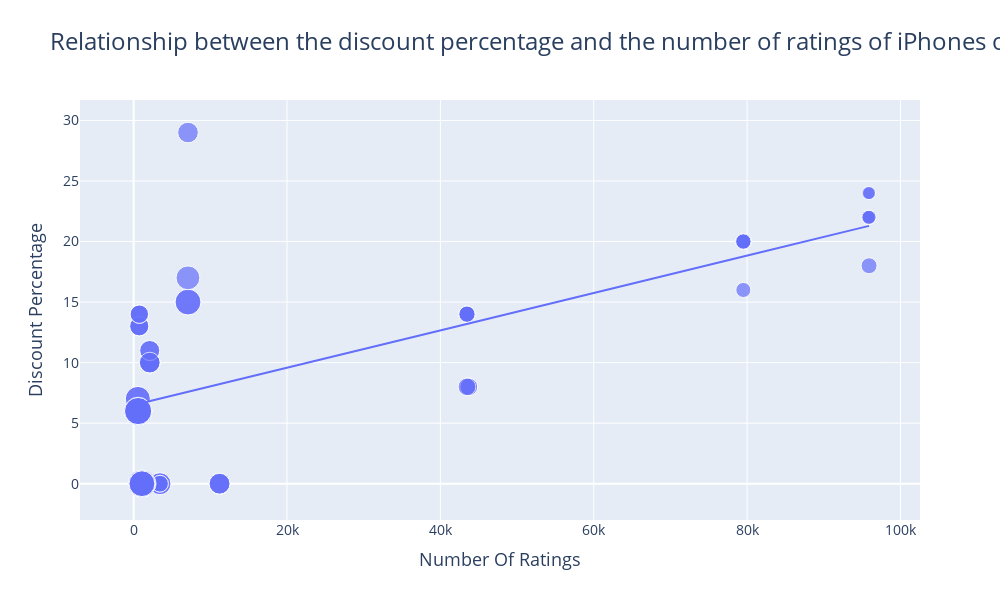

Write notebook code for a chart like this one.
### Markdown cell above
#  relationship between the discount percentage and the number of ratings of iPhones on Flipkart

### Code cell
import plotly.express as px

# Create a scatter plot
figure = px.scatter(
    data_frame=data1,  # Correct parameter name
    x="Number Of Ratings",
    y="Discount Percentage",
    size= "Sale Price",
    title="Relationship between the discount percentage and the number of ratings of iPhones on Flipkart",
    trendline="ols"
)
# Update layout to make the plot larger
figure.update_layout(
    width=1000,  # Width of the plot
    height=600,  # Height of the plot
    title_font_size=24,  # Optional: Increase font size of the title
    xaxis_title_font_size=18,  # Optional: Increase font size of x-axis title
    yaxis_title_font_size=18,  # Optional: Increase font size of y-axis title
    xaxis_tickfont_size=14,  # Optional: Increase font size of x-axis ticks
    yaxis_tickfont_size=14,  # Optional: Increase font size of y-axis ticks
)

# Display the plot
figure.show()

### Figure 1 — Plotly figure (JSON) as saved in the notebook; plotly's stock layout.template omitted (floating-point values rounded to 4 significant figures)
{"data": [{"hovertemplate": "Number Of Ratings=%{x}<br>Discount Percentage=%{y}<br>Sale Price=%{marker.size}<extra></extra>", "legendgroup": "", "marker": {"color": "#636efa", "size": [49900, 84900, 84900, 77000, 77000, 49900, 49900, 77000, 89900, 41999, 39999, 41999, 41999, 41999, 131900, 117100, 131900, 117100, 74999, 117900, 117100, 117900, 99900, 44999, 140900, 130900, 64900, 120900, 59900, 75900, 110900, 130900, 120900, 64900, 64900, 75900, 75900, 120900, 59900, 120900, 75900, 140900, 70900, 70900, 75900, 59900, 110900, 120900, 130900, 130900, 54999, 54999, 29999, 34999, 34999, 34999, 54999, 29999, 46999, 46999, 46999, 46999], "sizemode": "area", "sizeref": 352.2, "symbol": "circle"}, "mode": "markers", "name": "", "orientation": "v", "showlegend": false, "type": "scatter", "x": [3431, 3431, 3431, 11202, 11202, 3431, 3431, 11202, 1454, 79512, 79512, 79582, 79512, 79512, 1078, 1078, 1078, 1078, 7088, 7088, 1078, 7088, 7081, 95909, 542, 580, 740, 545, 740, 2101, 545, 580, 580, 730, 730, 2101, 2101, 580, 740, 580, 2092, 545, 2101, 2092, 2101, 740, 545, 580, 580, 580, 43707, 43707, 95807, 95909, 95807, 95909, 43470, 95909, 43470, 43470, 43470, 43470], "xaxis": "x", "y": [0, 0, 0, 0, 0, 0, 0, 0, 0, 20, 16, 20, 20, 20, 0, 0, 0, 0, 29, 15, 0, 15, 17, 18, 6, 6, 13, 6, 14, 10, 7, 6, 6, 13, 13, 10, 10, 6, 14, 6, 10, 6, 11, 11, 10, 14, 7, 6, 6, 6, 8, 8, 24, 22, 22, 22, 8, 24, 14, 14, 14, 14], "yaxis": "y"}, {"hovertemplate": "<b>OLS trendline</b><br>Discount Percentage = 0.000154292 * Number Of Ratings + 6.49233<br>R<sup>2</sup>=0.468988<br><br>Number Of Ratings=%{x}<br>Discount Percentage=%{y} <b>(trend)</b><extra></extra>", "legendgroup": "", "marker": {"color": "#636efa", "symbol": "circle"}, "mode": "lines", "name": "", "showlegend": false, "type": "scatter", "x": [542, 545, 545, 545, 545, 580, 580, 580, 580, 580, 580, 580, 580, 730, 730, 740, 740, 740, 740, 1078, 1078, 1078, 1078, 1078, 1454, 2092, 2092, 2101, 2101, 2101, 2101, 2101, 3431, 3431, 3431, 3431, 3431, 7081, 7088, 7088, 7088, 11202, 11202, 11202, 43470, 43470, 43470, 43470, 43470, 43707, 43707, 79512, 79512, 79512, 79512, 79582, 95807, 95807, 95909, 95909, 95909, 95909], "xaxis": "x", "y": [6.576, 6.576, 6.576, 6.576, 6.576, 6.582, 6.582, 6.582, 6.582, 6.582, 6.582, 6.582, 6.582, 6.605, 6.605, 6.607, 6.607, 6.607, 6.607, 6.659, 6.659, 6.659, 6.659, 6.659, 6.717, 6.815, 6.815, 6.816, 6.816, 6.816, 6.816, 6.816, 7.022, 7.022, 7.022, 7.022, 7.022, 7.585, 7.586, 7.586, 7.586, 8.221, 8.221, 8.221, 13.2, 13.2, 13.2, 13.2, 13.2, 13.24, 13.24, 18.76, 18.76, 18.76, 18.76, 18.77, 21.27, 21.27, 21.29, 21.29, 21.29, 21.29], "yaxis": "y"}], "layout": {"height": 600, "legend": {"itemsizing": "constant", "tracegroupgap": 0}, "title": {"font": {"size": 24}, "text": "Relationship between the discount percentage and the number of ratings of iPhones on Flipkart"}, "width": 1000, "xaxis": {"anchor": "y", "domain": [0, 1], "tickfont": {"size": 14}, "title": {"font": {"size": 18}, "text": "Number Of Ratings"}}, "yaxis": {"anchor": "x", "domain": [0, 1], "tickfont": {"size": 14}, "title": {"font": {"size": 18}, "text": "Discount Percentage"}}}}
